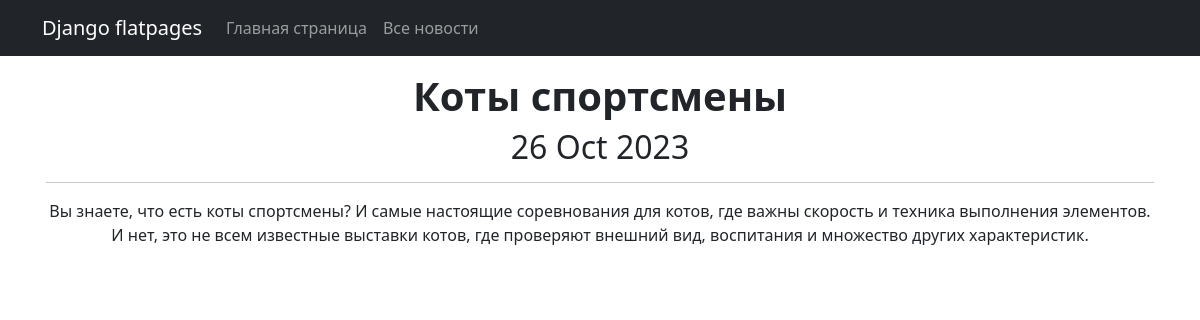
The page /news/2 on the database its author committed.
### news/models.py (models this page shows, shortened)
class Post(models.Model):
    article = "AR"
    news = "NW"
    TYPE = [
        (article, 'Статья'),
        (news, 'Новость')
    ]
    author = models.ForeignKey(Author, on_delete = models.CASCADE)
    post_type = models.CharField(max_length = 2, choices=TYPE, default=article)
    time_in = models.DateTimeField(auto_now_add = True)
    categories = models.ManyToManyField(Category, through = "PostCategory")
    title = models.CharField(max_length = 20)
    text = models.TextField(unique = True)
    rating = models.IntegerField(default = 0)

### news/views.py (the view)
# urls.py: path('<int:pk>', NewsDetail.as_view()),
class NewsDetail(DetailView):
    model = Post
    template_name = 'new.html'
    context_object_name = 'new'

### templates/new.html (shortened to what this page needs)
{% extends 'flatpages/default.html' %}
{% block content %}
<h1><strong>{{ new.title }}</strong></h1>
<h2>{{ new.time_in|date:'d M Y' }}</h2>
<hr>
<p>{{ new.text }}</p>
{% endblock content %}

### rows shown on the page
Post: title "Коты спортсмены", time_in "26 Oct 2023", text "Вы знаете, что есть коты спортсмены? И самые настоящие соревнования для котов, где важны скорость и техника выполнения элементов. И нет, это не всем известные выставки котов, где проверяют внешний вид, воспитания и множество других характеристик."
